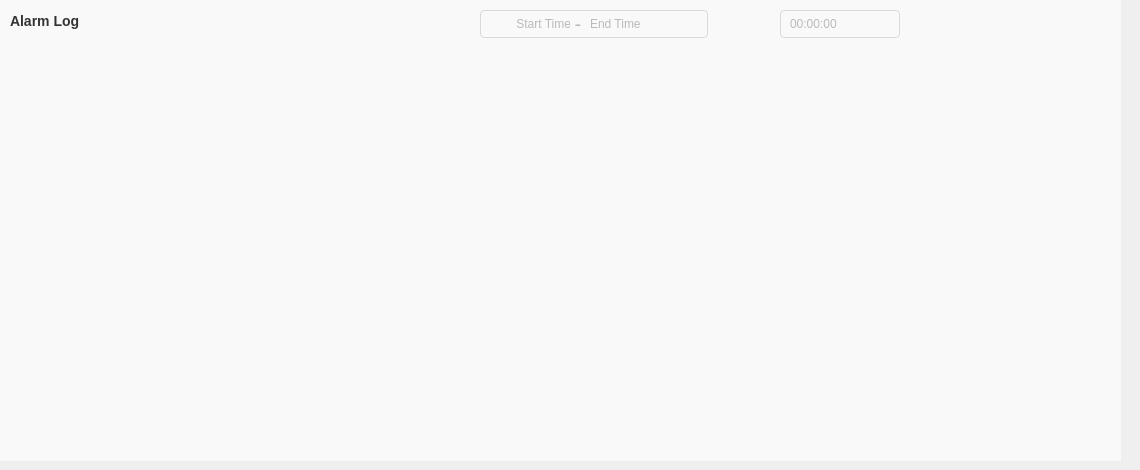
   <widget class="QWidget" name="tab_3">
    <attribute name="title">
     <string>Alarm Query</string>
    </attribute>
    <widget class="QWidget" name="widget_3" native="true">
     <property name="geometry">
      <rect>
       <x>-10</x>
       <y>0</y>
       <width>1131</width>
       <height>461</height>
      </rect>
     </property>
     <property name="styleSheet">
      <string notr="true">background-color: #F9F9F9;
	font-size:12px;
    color: #333333;</string>
     </property>
     <widget class="QTableWidget" name="tableWidget_2">
      <property name="geometry">
       <rect>
        <x>10</x>
        <y>50</y>
        <width>991</width>
        <height>381</height>
       </rect>
      </property>
      <property name="styleSheet">
       <string notr="true">QTableWidget                 
{
    background-color:#F9F9F9;            
    border:none;                   
    font-size:12px;                
    color:#333333;   
	selection-color:#333333;  
	selection-background-color:#F1F4FF
}

QScrollBar{
background:transparent; width: 10px;}
QScrollBar::handle{
background:lightgray; border:2px solid transparent; border-radius:5px;}
 QScrollBar::handle:hover{
background:gray;}

QScrollBar::sub-line{
background:transparent;
}
 QScrollBar::add-line{background:transparent;}</string>
      </property>
      <attribute name="horizontalHeaderVisible">
       <bool>false</bool>
      </attribute>
      <attribute name="verticalHeaderVisible">
       <bool>false</bool>
      </attribute>
     </widget>
     <widget class="QLabel" name="label_title_alarm">
      <property name="geometry">
       <rect>
        <x>20</x>
        <y>10</y>
        <width>91</width>
        <height>22</height>
       </rect>
      </property>
      <property name="styleSheet">
       <string notr="true">
	font:bold 14px;
    color: #333333;</string>
      </property>
      <property name="text">
       <string>Alarm Log</string>
      </property>
     </widget>
     <widget class="QWidget" name="widget_date" native="true">
      <property name="geometry">
       <rect>
        <x>490</x>
        <y>10</y>
        <width>228</width>
        <height>28</height>
       </rect>
      </property>
      <property name="styleSheet">
       <string notr="true">border-radius:4px;
border:1px solid rgba(85%,85%,85%,1);</string>
      </property>
      <widget class="QLabel" name="label_startDate">
       <property name="geometry">
        <rect>
         <x>10</x>
         <y>3</y>
         <width>81</width>
         <height>22</height>
        </rect>
       </property>
       <property name="styleSheet">
        <string notr="true">border:none;
color:#BABABA;</string>
       </property>
       <property name="text">
        <string>Start Time</string>
       </property>
       <property name="alignment">
        <set>Qt::AlignRight|Qt::AlignTrailing|Qt::AlignVCenter</set>
       </property>
      </widget>
      <widget class="QPushButton" name="pushButton_date">
       <property name="geometry">
        <rect>
         <x>204</x>
         <y>8</y>
         <width>14</width>
         <height>12</height>
        </rect>
       </property>
       <property name="focusPolicy">
        <enum>Qt::NoFocus</enum>
       </property>
       <property name="styleSheet">
        <string notr="true">QPushButton{
border:0px solid #ffffff;
border-image: url(:/images/table_date.png);
}

QPushButton:pressed{border-image: url(:/images/table_date_p.png);}
</string>
       </property>
       <property name="text">
        <string/>
       </property>
      </widget>
      <widget class="QLabel" name="label_endDate">
       <property name="geometry">
        <rect>
         <x>110</x>
         <y>3</y>
         <width>71</width>
         <height>22</height>
        </rect>
       </property>
       <property name="styleSheet">
        <string notr="true">border:none;
color:#BABABA;</string>
       </property>
       <property name="text">
        <string>End Time</string>
       </property>
       <property name="alignment">
        <set>Qt::AlignLeading|Qt::AlignLeft|Qt::AlignVCenter</set>
       </property>
      </widget>
      <widget class="QLabel" name="label">
       <property name="geometry">
        <rect>
         <x>90</x>
         <y>3</y>
         <width>16</width>
         <height>22</height>
        </rect>
       </property>
       <property name="styleSheet">
        <string notr="true">border:none;
color:#BABABA;
font-size:20px</string>
       </property>
       <property name="text">
        <string>-</string>
       </property>
       <property name="alignment">
        <set>Qt::AlignCenter</set>
       </property>
      </widget>
     </widget>
     <widget class="QWidget" name="widget_time" native="true">
      <property name="geometry">
       <rect>
        <x>790</x>
        <y>10</y>
        <width>120</width>
        <height>28</height>
       </rect>
      </property>
      <property name="styleSheet">
       <string notr="true">border-radius:4px;
border:1px solid rgba(85%,85%,85%,100%);</string>
      </property>
      <widget class="QLabel" name="label_time">
       <property name="geometry">
        <rect>
         <x>10</x>
         <y>3</y>
         <width>61</width>
         <height>22</height>
        </rect>
       </property>
       <property name="styleSheet">
        <string notr="true">border:none;
color:#BABABA;</string>
       </property>
       <property name="text">
        <string>00:00:00</string>
       </property>
      </widget>
      <widget class="QPushButton" name="pushButton_time">
       <property name="geometry">
        <rect>
         <x>98</x>
         <y>8</y>
         <width>12</width>
         <height>12</height>
        </rect>
       </property>
       <property name="focusPolicy">
        <enum>Qt::NoFocus</enum>
       </property>
       <property name="styleSheet">
        <string notr="true">
QPushButton{
border:0px solid #ffffff;
border-image: url(:/images/table_time.png);
}

QPushButton:pressed{border-image: url(:/images/table_time_p.png);}</string>
       </property>
       <property name="text">
        <string/>
       </property>
      </widget>
     </widget>
    </widget>
   </widget>
